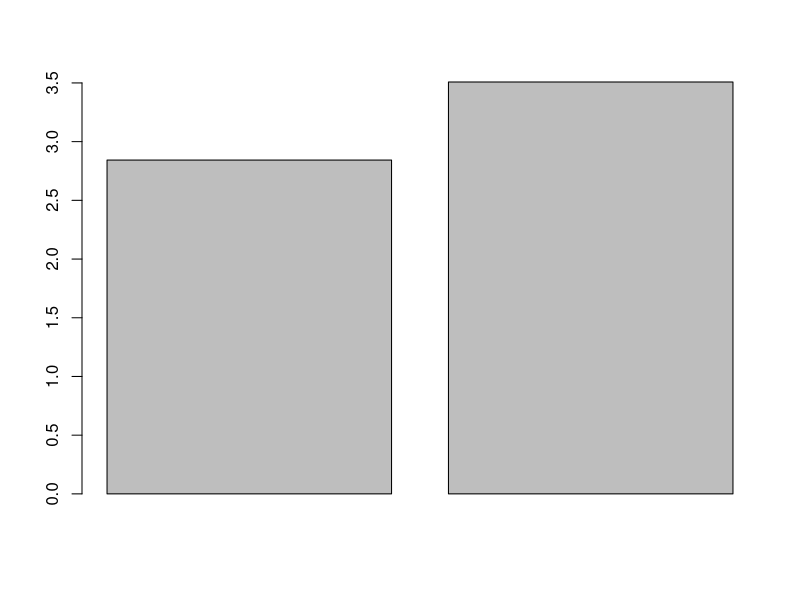
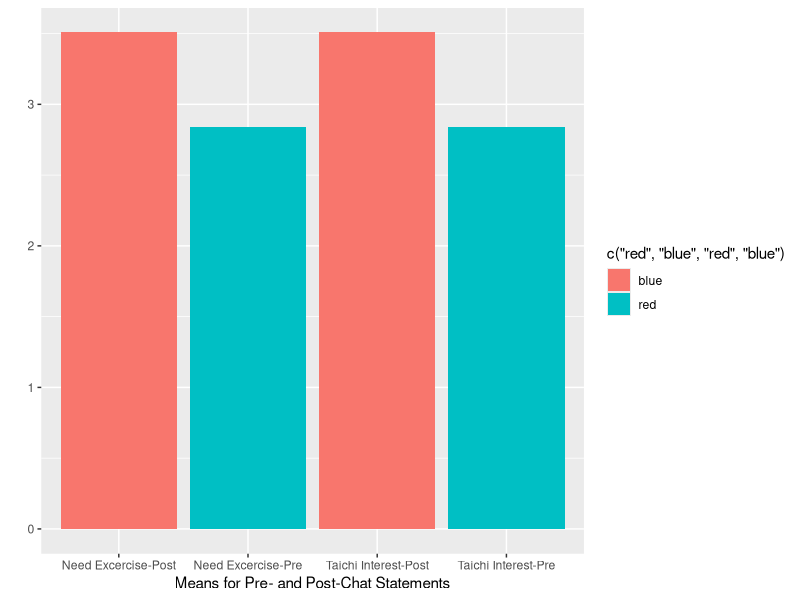
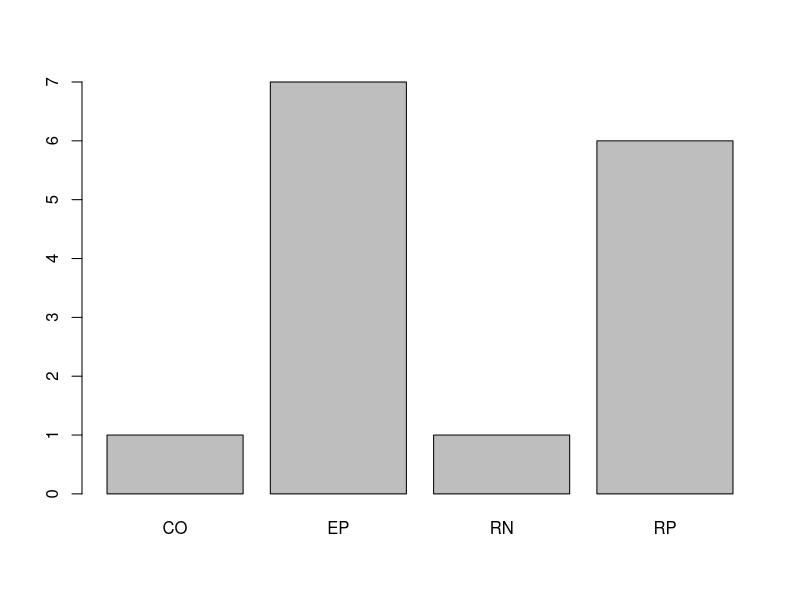
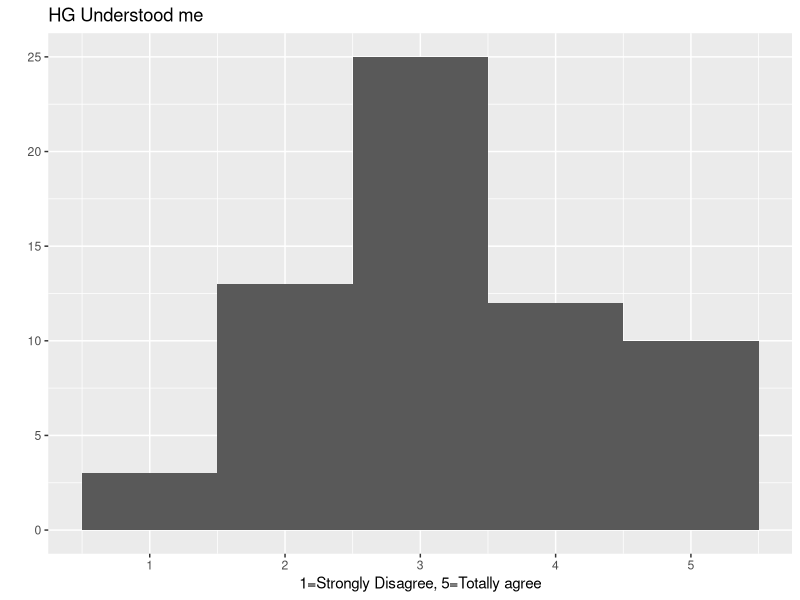
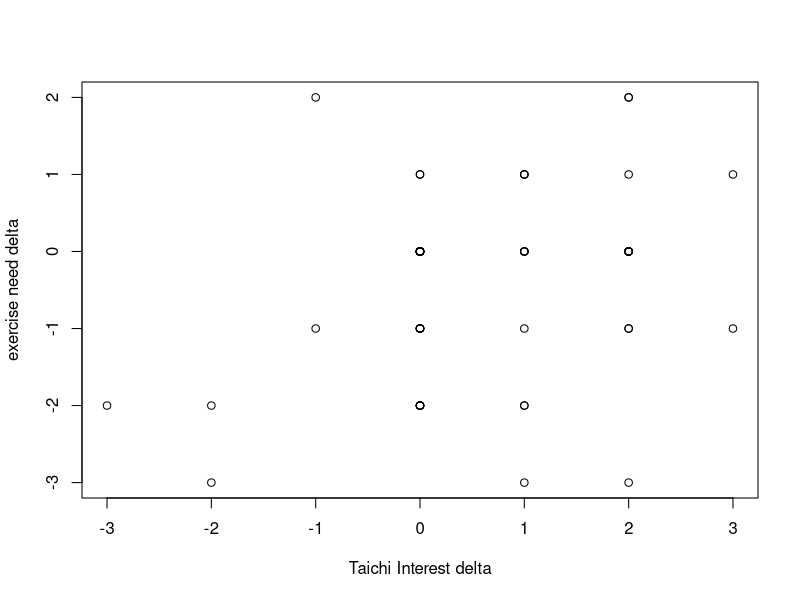
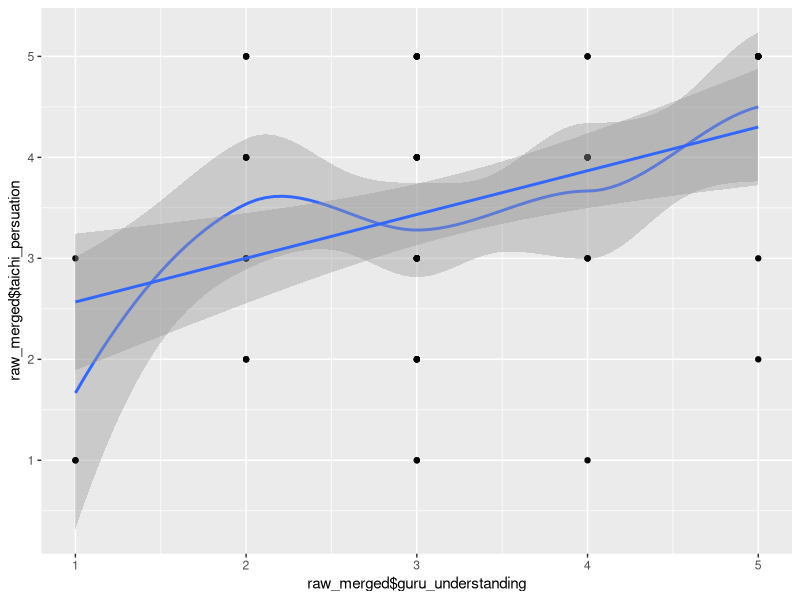
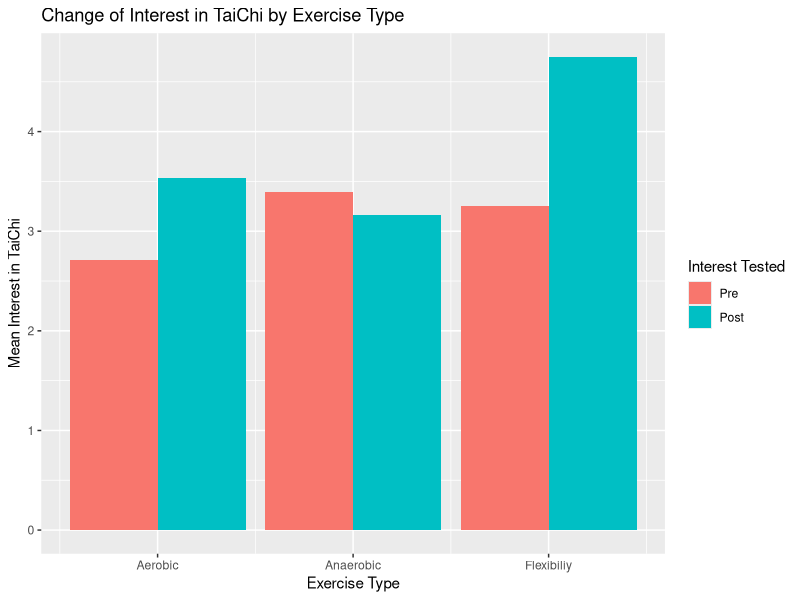

Write R code to recreate these figures, in order. (Note: this script raises an error after producing the figures.)
## ---- chunk 1
knitr::opts_chunk$set(echo = TRUE)
## ---- chunk 2
library(readr)
library(ggplot2)
library(tidyr)
## ---- chunk 3
Dialogue <- read_csv("Dialogue.csv")
Dialogue$strategy <- substr(Dialogue$q_id,1,2)
dems <- read_csv("Demographics.csv")
post <- read_csv("PostQuestions.csv")
visited <- read_csv("visitedtaichi.csv")
## ---- chunk 4
# Exclude ppl that did not finish.
pre.good<-dems[dems$sessionID %in% post$sessionID,]
# Exclude test users
pre.good<-pre.good[pre.good$userType!="test",]
post<-post[post$sessionID %in% pre.good$sessionID,]

#Exclude those before Feb 23
pp<-Dialogue[Dialogue$sessionID %in% pre.good$sessionID,c("time","sessionID")]
pp.beforeFeb <- pp[c(67:2202),]
pre.good.sid<-unique(unlist(pre.good$sessionID, use.names = FALSE))
Dialogue <- Dialogue[Dialogue$sessionID %in% pre.good$sessionID,]
#View(pre.good)
## ---- chunk 5
interest.pre <- mean(dems$taichi_interest)
interest.post<- mean(post$taichi_learn)
need.pre <- mean(dems$taichi_interest)
need.post<- mean(post$taichi_learn)
barplot(c(interest.pre,interest.post))
d <- cbind(c("Need Pre","Need Post", "Interest Pre", "Interest Post"),c(need.pre,need.post,interest.pre,interest.post))
## ---- chunk 6
qplot(x=c("Need Excercise-Pre","Need Excercise-Post", "Taichi Interest-Pre", "Taichi Interest-Post"),weight=c(need.pre,need.post,interest.pre,interest.post),xlab="Means for Pre- and Post-Chat Statements", fill=c("red","blue","red", "blue")) 
## ---- chunk 7
t.test(pre.good$taichi_interest,post$taichi_learn,paired=TRUE)
## ---- chunk 8
barplot(table(Dialogue$strategy[Dialogue$sessionID=="ceprtq01ps0n5q92h8r74emid4" & Dialogue$speaker=="U"]))
## ---- chunk 9
qplot(data=post, x=guru_understanding, binwidth=1, xlab="1=Strongly Disagree, 5=Totally agree",main="HG Understood me")
## ---- chunk 10
visited.pre <- pre.good[pre.good$ID %in% visited$ID,]
visited.post <- post[post$sessionID %in% visited.pre$sessionID,]
visited.dialogues <- Dialogue[Dialogue$sessionID %in% visited.pre$sessionID,]
## ---- chunk 11
printed.post <- post[post$printed_flyer==1,]
printed.pre <- pre.good[pre.good$sessionID %in% printed.post$sessionID,]
printed.dialogues <- Dialogue[Dialogue$sessionID %in% printed.post$sessionID,]
## ---- chunk 12
length(printed.pre$sessionID)
## ---- chunk 13
length(printed.pre$sessionID)/length(pre.good$sessionID) * 100
## ---- chunk 14
table(pre.good$position)
table(pre.good$gender)
table(pre.good$ethnicity)
table(pre.good$age_range)
## ---- chunk 15
table(pre.good$position)/length(pre.good$position)
table(pre.good$gender)/length(pre.good$gender)
table(pre.good$ethnicity)/length(pre.good$ethnicity)
table(pre.good$age_range)/length(pre.good$age_range)
## ---- chunk 16
 length(pre.good[pre.good$age_range<5,]$sessionID)/length(pre.good$sessionID)*100
## ---- chunk 17
tail(names(sort(table(pre.good$age_range))), 1)
## ---- chunk 18
pre.desire <- pre.good$excercise_need
post.desire <- - post$post_excercise_need
t.test(pre.desire,post.desire,paired=TRUE)
## ---- chunk 19
pre.interest <- pre.good$taichi_interest
post.interest <- - post$taichi_learn
t.test(pre.interest,post.interest,paired=TRUE)
## ---- chunk 20
raw_merged = merge(x = pre.good, y = post, by = "sessionID", all = TRUE)

printed.decreased.interest <- length(raw_merged[raw_merged$taichi_learn < raw_merged$taichi_interest & raw_merged$printed_flyer == 1,]$sessionID)

printed.increased.interest <- length(raw_merged[raw_merged$taichi_learn > raw_merged$taichi_interest & raw_merged$printed_flyer == 1,]$sessionID)

printed.same.interest <- length(raw_merged[raw_merged$taichi_learn == raw_merged$taichi_interest & raw_merged$printed_flyer == 1,]$sessionID)

nprinted.decreased.interest <- length(raw_merged[raw_merged$taichi_learn < raw_merged$taichi_interest & raw_merged$printed_flyer == 0,]$sessionID)

nprinted.increased.interest <- length(raw_merged[raw_merged$taichi_learn > raw_merged$taichi_interest & raw_merged$printed_flyer == 0,]$sessionID)

nprinted.same.interest <- length(raw_merged[raw_merged$taichi_learn == raw_merged$taichi_interest & raw_merged$printed_flyer == 0,]$sessionID)

c1 <- c("", "Decreased", "Remained Same", "Increased", "Total")

c2 <- c ("No", nprinted.decreased.interest, nprinted.same.interest, nprinted.increased.interest, nprinted.decreased.interest + nprinted.same.interest + nprinted.increased.interest)

c3 <- c ("Yes", printed.decreased.interest, printed.same.interest, printed.increased.interest, printed.decreased.interest + printed.same.interest + printed.increased.interest)

c4 <- c ("Total", printed.decreased.interest + nprinted.decreased.interest, printed.same.interest + nprinted.same.interest, printed.increased.interest+nprinted.increased.interest, length(pre.good$sessionID))

print.interest <- data.frame(c1, c2, c3, c4) 

#Also, just so we keep this in its own column:
raw_merged$increased_taichi_interest=raw_merged$taichi_interest<raw_merged$taichi_learn

## ---- chunk 21
pint.merged <-raw_merged[raw_merged$taichi_learn > raw_merged$taichi_interest & raw_merged$printed_flyer == 1,]
## ---- chunk 22
npint.merged <-raw_merged[raw_merged$taichi_learn <= raw_merged$taichi_interest |  raw_merged$printed_flyer == 0,]
## ---- chunk 23
length(pint.merged$sessionID)
length(pint.merged$sessionID)/length(pre.good$sessionID) * 100
## ---- chunk 24
length(pint.merged$sessionID)
length(printed.pre$sessionID)
## ---- chunk 25
length(pint.merged$sessionID)/length(printed.pre$sessionID) * 100
## ---- chunk 26
t.test(pint.merged$taichi_interest, npint.merged$taichi_interest)
## ---- chunk 27
t.test(pint.merged$taichi_learn, npint.merged$taichi_learn)
## ---- chunk 28
pint.en <- c()
npint.en <- c()
pint.rn <- c()
npint.rn <- c()
pint.ep <- c()
npint.ep <- c()
pint.rp <- c()
npint.rp <- c()
for (s in pint.merged$sessionID) {
  totalDialogues <- length(Dialogue[Dialogue$sessionID == s & Dialogue$speaker=="HG",])

  pint.en <- append(pint.en,(length(Dialogue[Dialogue$sessionID == s & Dialogue$speaker=="HG" & substr(Dialogue$q_id, 1, 2) == "EN",]$sessionID))/ totalDialogues)
  
   pint.rn <- append(pint.rn,(length(Dialogue[Dialogue$sessionID == s & Dialogue$speaker=="HG" & substr(Dialogue$q_id, 1, 2) == "RN",]$sessionID))/ totalDialogues)
   
   pint.ep <- append(pint.ep,(length(Dialogue[Dialogue$sessionID == s & Dialogue$speaker=="HG" & substr(Dialogue$q_id, 1, 2) == "EP",]$sessionID))/ totalDialogues)
  
   pint.rp <- append(pint.rp,(length(Dialogue[Dialogue$sessionID == s & Dialogue$speaker=="HG" & substr(Dialogue$q_id, 1, 2) == "RP",]$sessionID))/ totalDialogues)
}

for (s in npint.merged$sessionID) {
  totalDialogues <- length(Dialogue[Dialogue$sessionID == s & Dialogue$speaker=="HG",])

  npint.en <- append(npint.en,(length(Dialogue[Dialogue$sessionID == s & Dialogue$speaker=="HG" & substr(Dialogue$q_id, 1, 2) == "EN",]$sessionID))/ totalDialogues)
  
   npint.rn <- append(npint.rn,(length(Dialogue[Dialogue$sessionID == s & Dialogue$speaker=="HG" & substr(Dialogue$q_id, 1, 2) == "RN",]$sessionID))/ totalDialogues)
   
     npint.ep <- append(npint.ep,(length(Dialogue[Dialogue$sessionID == s & Dialogue$speaker=="HG" & substr(Dialogue$q_id, 1, 2) == "EP",]$sessionID))/ totalDialogues)
  
   npint.rp <- append(npint.rp,(length(Dialogue[Dialogue$sessionID == s & Dialogue$speaker=="HG" & substr(Dialogue$q_id, 1, 2) == "RP",]$sessionID))/ totalDialogues)
}

t.test(pint.en, npint.en)
t.test(pint.rn, npint.rn)
t.test(pint.ep, npint.ep)
t.test(pint.rp, npint.rp)
## ---- chunk 29
  en.count <- c()
  ep.count <- c()
  rp.count <- c()
  rn.count <- c()
for (s in  raw_merged$sessionID) {
  en.count <- append(en.count,length(Dialogue[Dialogue$sessionID == s & Dialogue$speaker=="HG" & substr(Dialogue$q_id, 1, 2) == "EN",]$sessionID))
  rn.count <- append(rn.count,length(Dialogue[Dialogue$sessionID == s & Dialogue$speaker=="HG" & substr(Dialogue$q_id, 1, 2) == "RN",]$sessionID))
  ep.count <- append(ep.count,length(Dialogue[Dialogue$sessionID == s & Dialogue$speaker=="HG" & substr(Dialogue$q_id, 1, 2) == "EP",]$sessionID))
  rp.count <- append(rp.count,length(Dialogue[Dialogue$sessionID == s & Dialogue$speaker=="HG" & substr(Dialogue$q_id, 1, 2) == "RP",]$sessionID))
}


  cor.test(ep.count, raw_merged$taichi_interest)
  cor.test(rp.count, raw_merged$taichi_interest)
  cor.test(en.count, raw_merged$taichi_interest)
  cor.test(rn.count, raw_merged$taichi_interest)
  
  cor.test(ep.count, raw_merged$taichi_learn)
  cor.test(rp.count, raw_merged$taichi_learn)
  cor.test(en.count, raw_merged$taichi_learn)
  cor.test(rn.count, raw_merged$taichi_learn)

## ---- chunk 30
Strategy <- c("EP", "RP", "EN", "RN" )
Taichi.Interest.pre <- c(-0.2744292,0.1919599,-0.1324932,0.2541909 )
Taichi.Interest.post <- c(-0.4554372,0.1109431,-0.3339051,0.245545)
df <- data.frame(Strategy,Taichi.Interest.pre, Taichi.Interest.post)
knitr::kable(head(df))
## ---- chunk 31
  interest.increase <-raw_merged$taichi_learn - raw_merged$taichi_interest
  cor.test(ep.count, interest.increase)
  cor.test(rp.count, interest.increase)
  cor.test(en.count, interest.increase)
  cor.test(rn.count, interest.increase)
## ---- chunk 32
cor.test(ep.count+en.count, raw_merged$guru_understanding)
## ---- chunk 33
cor.test(rp.count+rn.count, raw_merged$guru_understanding)
## ---- chunk 34
cor.test(ep.count+en.count, interest.increase)
## ---- chunk 35
cor.test(rp.count+rn.count, interest.increase)
## ---- chunk 36
cor.test(ep.count+rp.count, interest.increase)
## ---- chunk 37
cor.test(en.count+rn.count, interest.increase)
## ---- chunk 38
cor.test(raw_merged$excercise_need, raw_merged$taichi_interest)
## ---- chunk 39
cor.test(raw_merged$post_excercise_need, raw_merged$taichi_learn)
## ---- chunk 40
cor.test(raw_merged$excercise_need, raw_merged$taichi_learn)
## ---- chunk 41
t.test(raw_merged$post_excercise_need, raw_merged$excercise_need)
## ---- chunk 42
cor.test(raw_merged$guru_understanding, interest.increase)
## ---- chunk 43
cor.test(raw_merged$guru_understanding, raw_merged$taichi_learn)
## ---- chunk 44
cor.test(raw_merged$guru_understanding, raw_merged$post_excercise_need)
## ---- chunk 45
excercise_need.increase <-raw_merged$post_excercise_need - raw_merged$excercise_need
cor.test(raw_merged$guru_understanding, excercise_need.increase)
## ---- chunk 46
summary(lm(raw_merged$taichi_learn~raw_merged$guru_understanding+raw_merged$excercise_need +raw_merged$post_excercise_need + raw_merged$taichi_persuation+raw_merged$age_range+raw_merged$excerise_freq))


## ---- chunk 47
t.test(npint.rn+npint.en, pint.rn+pint.en, alternative = "greater")
## ---- chunk 48
t.test(pint.rp+pint.ep, npint.rp+npint.ep, alternative = "greater")
## ---- chunk 49
 cor.test(raw_merged$post_excercise_need - raw_merged$excercise_need, raw_merged$taichi_learn - raw_merged$taichi_interest)
## ---- chunk 50
t.test(raw_merged$post_excercise_need, raw_merged$excercise_need, alternative = "greater")

t.test(raw_merged$taichi_learn, raw_merged$taichi_interest, alternative = "greater",paired=T)
## ---- chunk 51
plot(raw_merged$taichi_learn-raw_merged$taichi_interest,raw_merged$post_excercise_need-raw_merged$excercise_need,xlab="Taichi Interest delta",ylab="exercise need delta")
## ---- chunk 52
aerobic <- raw_merged[raw_merged$excerise_time==1,]
anaerobic <- raw_merged[raw_merged$excerise_time==2,]
flexibility <- raw_merged[raw_merged$excerise_time==3,]

exer_freq_0 <- raw_merged[raw_merged$excerise_freq==1,]
exer_freq_2 <- raw_merged[raw_merged$excerise_freq==2,]
exer_freq_4 <- raw_merged[raw_merged$excerise_freq==3,]
## ---- chunk 53
t.test(aerobic$post_excercise_need, aerobic$excercise_need, alternative = "greater",paired=T)
## ---- chunk 54
t.test(anaerobic$post_excercise_need, anaerobic$excercise_need, alternative = "greater",paired=T)
## ---- chunk 55
t.test(flexibility$post_excercise_need, flexibility$excercise_need, alternative = "greater",paired=T)
## ---- chunk 56
t.test(exer_freq_0$post_excercise_need, exer_freq_0$excercise_need, alternative = "greater")
## ---- chunk 57
t.test(exer_freq_2$post_excercise_need, exer_freq_2$excercise_need, alternative = "greater")
## ---- chunk 58
t.test(exer_freq_4$post_excercise_need, exer_freq_4$excercise_need, alternative = "greater")
## ---- chunk 59
cor.test(raw_merged$guru_understanding, raw_merged$taichi_persuation)
qplot(raw_merged$guru_understanding, raw_merged$taichi_persuation,geom=c("smooth","point"))+
  geom_smooth(method='lm',formula=y~x)
## ---- chunk 60
d<-gather(raw_merged,interest,value,taichi_interest,taichi_learn)
ggplot(data=d,aes(x=excerise_time,y=value,fill=interest)) +
  geom_bar(stat="summary",position="dodge") +
  labs(title="Change of Interest in TaiChi by Exercise Type",y="Mean Interest in TaiChi")+
  scale_x_continuous(name="Exercise Type", breaks=c(1,2,3), labels=c("Aerobic","Anaerobic","Flexibiliy")) +
  scale_fill_discrete(name="Interest Tested",labels=c("Pre","Post"))
## ---- chunk 61
t.test(aerobic$taichi_persuation,anaerobic$taichi_persuation,alternative="greater")

t.test(anaerobic$tachi_persuasion)
## ---- chunk 62
d<-gather(raw_merged,interest,value,taichi_interest,taichi_learn)
ggplot(data=d,aes(x=excerise_freq,y=value,fill=interest)) +
  geom_bar(stat="summary",position="dodge") +
  labs(title="Change of Interest in TaiChi by Exercise Frequency",y="Mean Interest in TaiChi")+
  scale_x_continuous(name="Exercise Frequency (times/week)",breaks=c(1,2,3),labels=c("0-1","2-4","4+")) +
  scale_fill_discrete(name="Interest Tested",labels=c("Pre","Post"))
